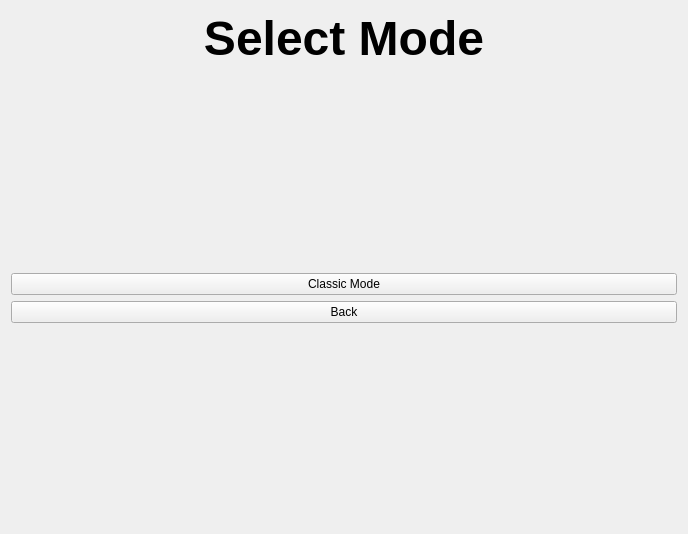
<?xml version="1.0" encoding="UTF-8"?>
<ui version="4.0">
 <class>ModeWindow</class>
 <widget class="QWidget" name="ModeWindow">
  <property name="geometry">
   <rect>
    <x>0</x>
    <y>0</y>
    <width>688</width>
    <height>534</height>
   </rect>
  </property>
  <property name="windowTitle">
   <string>Form</string>
  </property>
  <layout class="QVBoxLayout" name="verticalLayout">
   <item>
    <widget class="QLabel" name="label">
     <property name="font">
      <font>
       <pointsize>36</pointsize>
       <bold>true</bold>
      </font>
     </property>
     <property name="text">
      <string>Select Mode</string>
     </property>
     <property name="alignment">
      <set>Qt::AlignmentFlag::AlignCenter</set>
     </property>
    </widget>
   </item>
   <item>
    <spacer name="verticalSpacer_2">
     <property name="orientation">
      <enum>Qt::Orientation::Vertical</enum>
     </property>
     <property name="sizeHint" stdset="0">
      <size>
       <width>20</width>
       <height>170</height>
      </size>
     </property>
    </spacer>
   </item>
   <item>
    <widget class="QPushButton" name="btnClassic">
     <property name="text">
      <string>Classic Mode</string>
     </property>
    </widget>
   </item>
   <item>
    <widget class="QPushButton" name="btnBack">
     <property name="text">
      <string>Back</string>
     </property>
    </widget>
   </item>
   <item>
    <spacer name="verticalSpacer">
     <property name="orientation">
      <enum>Qt::Orientation::Vertical</enum>
     </property>
     <property name="sizeHint" stdset="0">
      <size>
       <width>20</width>
       <height>170</height>
      </size>
     </property>
    </spacer>
   </item>
  </layout>
 </widget>
 <resources/>
 <connections/>
</ui>
